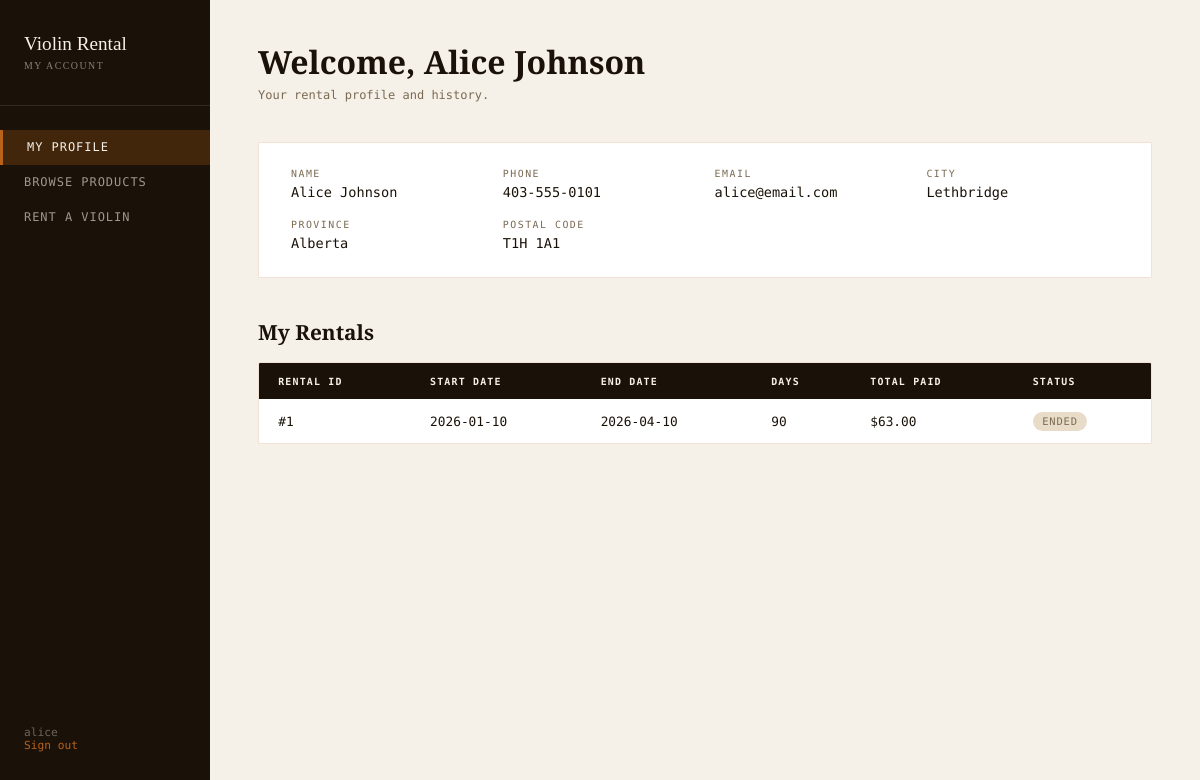
Screenshot of /customer_dashboard.php (signed in) with the database file from the repository.
### tables this page shows
CREATE TABLE CUSTOMER (
    customer_id  INT AUTO_INCREMENT,
    name         VARCHAR(100) NOT NULL,
    phone_number VARCHAR(20)  NOT NULL,
    email        VARCHAR(100),
    street       VARCHAR(120),
    city         VARCHAR(60),
    postal_code  VARCHAR(12),
    province     VARCHAR(60),
    CONSTRAINT pk_customer PRIMARY KEY (customer_id)
);

CREATE TABLE RENTAL (
    rental_id       INT AUTO_INCREMENT,
    customer_id     INT  NOT NULL,
    receipt_id      INT,
    rental_date     DATE NOT NULL,
    rental_end_date DATE NOT NULL,
    total_days      INT GENERATED ALWAYS AS (DATEDIFF(rental_end_date, rental_date)) STORED,
    CONSTRAINT pk_rental          PRIMARY KEY (rental_id),
    CONSTRAINT fk_rental_customer FOREIGN KEY (customer_id)
        REFERENCES CUSTOMER(customer_id)
        ON UPDATE CASCADE ON DELETE CASCADE,
    CONSTRAINT fk_rental_receipt  FOREIGN KEY (receipt_id)
        REFERENCES RECEIPT(receipt_id)
        ON UPDATE CASCADE ON DELETE SET NULL,
    CONSTRAINT chk_rental_dates   CHECK (rental_end_date >= rental_date)
);

CREATE TABLE RECEIPT (
    receipt_id  INT AUTO_INCREMENT,
    customer_id INT           NOT NULL,
    total_price DECIMAL(10,2) NOT NULL CHECK (total_price >= 0),
    issue_date  DATE          NOT NULL,
    CONSTRAINT pk_receipt          PRIMARY KEY (receipt_id),
    CONSTRAINT fk_receipt_customer FOREIGN KEY (customer_id)
        REFERENCES CUSTOMER(customer_id)
        ON UPDATE CASCADE ON DELETE CASCADE
);

### session.php (called while the page is built, shortened)
<?php
function current_customer_id(): ?int {
    return $_SESSION['customer_id'] ?? null;
}
function current_username(): string {
    return $_SESSION['username'] ?? '';
}
?>

### customer_dashboard.php (the view, shortened to what this page needs)
<?php
require_once 'session.php';
$cid  = current_customer_id();
$conn = getConnection();
$stmt = $conn->prepare("SELECT * FROM CUSTOMER WHERE customer_id = ?");
$stmt->bind_param('i', $cid);
$stmt->execute();
$customer = $stmt->get_result()->fetch_assoc();
$stmt = $conn->prepare(
    "SELECT r.rental_id, r.rental_date, r.rental_end_date, r.total_days,
            rec.total_price, rec.issue_date
     FROM RENTAL r
     LEFT JOIN RECEIPT rec ON r.receipt_id = rec.receipt_id
     WHERE r.customer_id = ?
     ORDER BY r.rental_date DESC"
);
$stmt->bind_param('i', $cid);
$stmt->execute();
$rentals = $stmt->get_result()->fetch_all(MYSQLI_ASSOC);
?>
<!DOCTYPE html>
<html lang="en">
<head>
</head>
<body>
<aside class="sidebar">
  <div class="sidebar-brand">Violin Rental<span>My Account</span></div>
  <nav>
    <a href="customer_dashboard.php" class="active">My Profile</a>
    <a href="products.php">Browse Products</a>
    <a href="rental_insert.php">Rent a Violin</a>
  </nav>
  <div class="sidebar-footer">
    <?= htmlspecialchars(current_username()) ?><br>
    <a href="logout.php">Sign out</a>
  </div>
</aside>
<main class="main">
  <div class="page-header">
    <h1>Welcome, <?= htmlspecialchars($customer['name']) ?></h1>
    <p>Your rental profile and history.</p>
  </div>
  <div class="profile-card">
    <div class="profile-field"><label>Name</label><p><?= htmlspecialchars($customer['name']) ?></p></div>
    <div class="profile-field"><label>Phone</label><p><?= htmlspecialchars($customer['phone_number']) ?></p></div>
    <div class="profile-field"><label>Email</label><p><?= htmlspecialchars($customer['email'] ?? '—') ?></p></div>
    <div class="profile-field"><label>City</label><p><?= htmlspecialchars($customer['city'] ?? '—') ?></p></div>
    <div class="profile-field"><label>Province</label><p><?= htmlspecialchars($customer['province'] ?? '—') ?></p></div>
    <div class="profile-field"><label>Postal Code</label><p><?= htmlspecialchars($customer['postal_code'] ?? '—') ?></p></div>
  </div>
  <h2 class="section-title">My Rentals</h2>
  <div class="table-wrap">
    <?php if ($rentals): ?>
    <table>
      <thead>
        <tr><th>Rental ID</th><th>Start Date</th><th>End Date</th><th>Days</th><th>Total Paid</th><th>Status</th></tr>
      </thead>
      <tbody>
        <?php foreach ($rentals as $r): ?>
        <?php $active = $r['rental_end_date'] >= date('Y-m-d'); ?>
        <tr>
          <td>#<?= $r['rental_id'] ?></td>
          <td><?= $r['rental_date'] ?></td>
          <td><?= $r['rental_end_date'] ?></td>
          <td><?= $r['total_days'] ?></td>
          <td><?= $r['total_price'] !== null ? '$' . number_format($r['total_price'], 2) : '—' ?></td>
          <td><span class="badge <?= $active ? 'badge-active' : 'badge-past' ?>"><?= $active ? 'Active' : 'Ended' ?></span></td>
        </tr>
        <?php endforeach; ?>
      </tbody>
    </table>
    <?php else: ?>
      <div class="empty">No rentals yet. <a href="rental_insert.php">Rent a violin →</a></div>
    <?php endif; ?>
  </div>
</main>
</body>
</html>

### customer_dashboard.php (style rules this page uses)
:root { --cream: #f5f0e8; --ink: #1a1208; --amber: #b8621a; --amber2: #d97c2a; --warm: #e8dcc8; --muted: #7a6a52; --sidebar-w: 210px; }
*, *::before, *::after { box-sizing: border-box; margin: 0; padding: 0; }
body { display: flex; min-height: 100vh; background: var(--cream); font-family: 'DM Mono', monospace; color: var(--ink); }
.sidebar { width: var(--sidebar-w); background: var(--ink); color: var(--cream); display: flex; flex-direction: column; padding: 2rem 0; position: fixed; top: 0; left: 0; bottom: 0; }
.sidebar-brand { font-family: 'Cormorant Garamond', serif; font-size: 1.2rem; padding: 0 1.5rem 2rem; border-bottom: 1px solid rgba(255,255,255,.1); line-height: 1.3; }
.sidebar-brand span { display: block; font-size: .62rem; letter-spacing: .15em; text-transform: uppercase; opacity: .5; margin-top: .2rem; }
nav { flex: 1; padding: 1.5rem 0; }
nav a { display: block; padding: .65rem 1.5rem; font-size: .75rem; letter-spacing: .08em; text-transform: uppercase; text-decoration: none; color: rgba(245,240,232,.6); transition: color .2s, background .2s; }
nav a:hover, nav a.active { color: var(--cream); background: rgba(184,98,26,.25); }
nav a.active { border-left: 3px solid var(--amber); }
.sidebar-footer { padding: 1rem 1.5rem; font-size: .7rem; color: rgba(255,255,255,.35); }
.sidebar-footer a { color: var(--amber); text-decoration: none; }
.main { margin-left: var(--sidebar-w); flex: 1; padding: 2.5rem 3rem; }
.page-header { margin-bottom: 2.5rem; }
.page-header h1 { font-family: 'Cormorant Garamond', serif; font-size: 2rem; font-weight: 600; }
.page-header p { font-size: .75rem; color: var(--muted); margin-top: .3rem; }
.profile-card { background: #fff; border: 1px solid rgba(184,98,26,.18); border-radius: 2px; padding: 1.6rem 2rem; margin-bottom: 2.5rem; display: grid; grid-template-columns: repeat(auto-fit, minmax(160px, 1fr)); gap: 1.2rem; }
.profile-field label { font-size: .62rem; letter-spacing: .15em; text-transform: uppercase; color: var(--muted); display: block; margin-bottom: .3rem; }
.profile-field p { font-size: .85rem; color: var(--ink); }
.section-title { font-family: 'Cormorant Garamond', serif; font-size: 1.3rem; margin-bottom: 1rem; }
.table-wrap { background: #fff; border: 1px solid rgba(184,98,26,.18); border-radius: 2px; overflow: auto; }
table { width: 100%; border-collapse: collapse; font-size: .8rem; }
th { background: var(--ink); color: var(--cream); font-size: .62rem; letter-spacing: .12em; text-transform: uppercase; padding: .8rem 1.2rem; text-align: left; }
td { padding: .8rem 1.2rem; border-bottom: 1px solid rgba(184,98,26,.1); }
tr:last-child td { border-bottom: none; }
.badge { display: inline-block; padding: .2rem .6rem; border-radius: 20px; font-size: .65rem; letter-spacing: .08em; text-transform: uppercase; }
.badge-past { background: var(--warm); color: var(--muted); }

### rows the page displays
customer: name "Alice Johnson", phone_number "403-555-0101", email "alice@email.com", city "Lethbridge", province "Alberta", postal_code "T1H 1A1"
rental: rental_id "1", rental_date "2026-01-10", rental_end_date "2026-04-10", total_days "90", receipt.total_price "63.00", shows "ENDED"

### other values shown
current_username() "alice"
